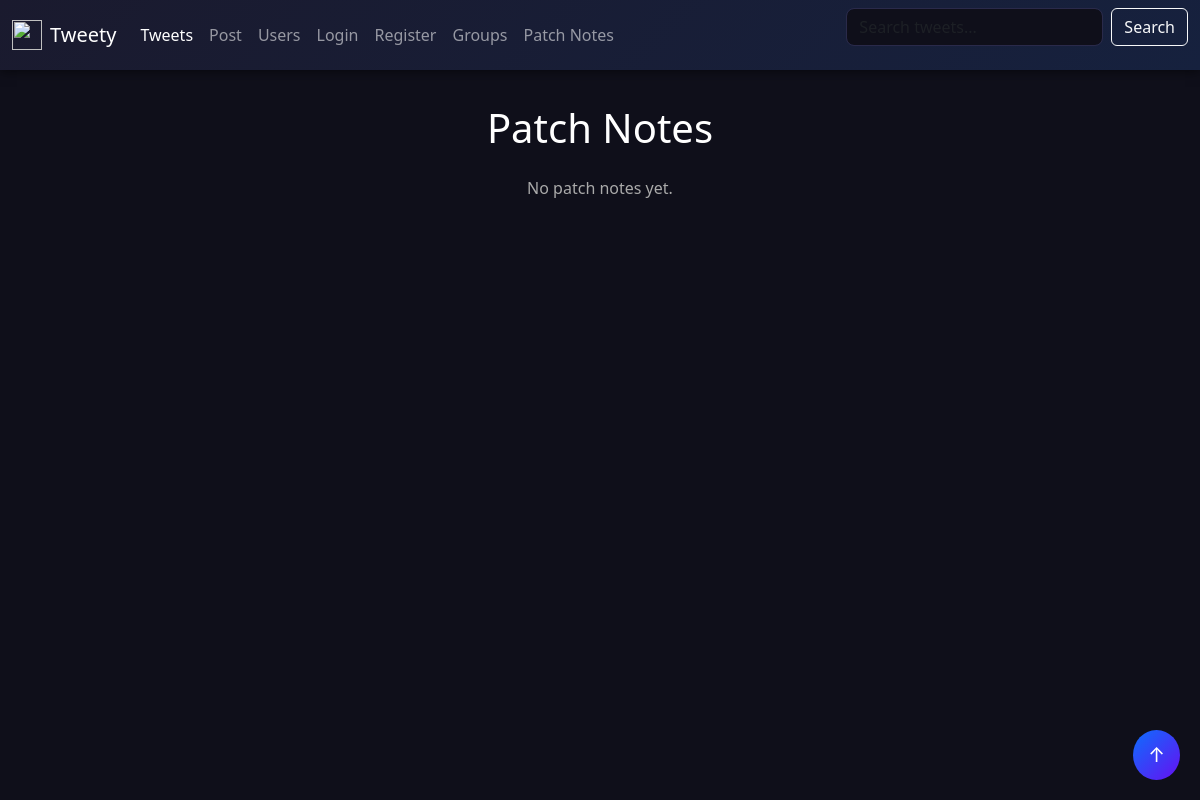
/tweetapp/patchnotes/, run on an earlier commit of the app's database.
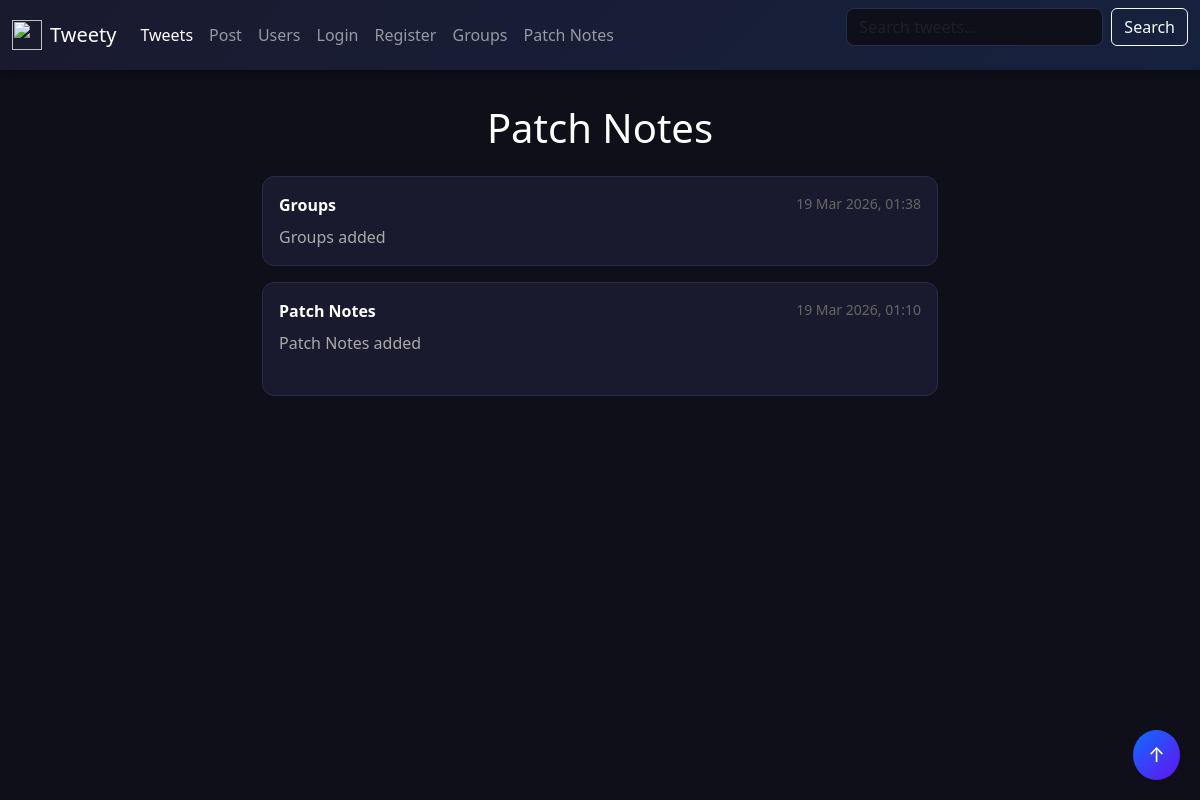
And on a later commit of the database.
### tweetapp/models.py (models this page shows, shortened)
class PatchNote(models.Model):
    title = models.CharField(max_length=100)
    content = models.TextField()
    version = models.CharField(max_length=20, blank=True)
    created_at = models.DateTimeField(auto_now_add=True)
    class Meta:
        ordering = ['-created_at']

### tweetapp/views.py (the view)
# urls.py: path('patchnotes/', views.patchnotes, name='patchnotes'),
def patchnotes(request):
    notes = models.PatchNote.objects.all()
    return render(request, 'tweetapp/patchnotes.html', {'notes': notes})

### tweetapp/templates/tweetapp/patchnotes.html (shortened to what this page needs)
{% extends "base.html" %}
{% block content %}
<div class="container" style="max-width: 700px; margin-top: 20px;">
    <h1 class="text-center mb-4">Patch Notes</h1>
    {% for note in notes %}
    <div class="card mb-3">
        <div class="card-body">
            <div class="d-flex justify-content-between align-items-start">
                <div>
                    <strong>{{ note.title }}</strong>
                </div>
                <div class="d-flex align-items-center gap-2">
                    <small style="color: #666;">{{ note.created_at|date:"d M Y, H:i" }}</small>
                </div>
            </div>
            <p class="mt-2 mb-0" style="white-space: pre-wrap; color: #aaa;">{{ note.content }}</p>
        </div>
    </div>
    {% empty %}
        <p class="text-center" style="color: #aaa;">No patch notes yet.</p>
    {% endfor %}
</div>
{% endblock %}

### templates/base.html (shortened to what this page needs)
{% load static %}
<html lang="en">
<head>
    <link href="https://cdn.jsdelivr.net/npm/bootstrap@5.3.8/dist/css/bootstrap.min.css" rel="stylesheet">
    <link rel="stylesheet" href="{% static 'tweetapp/customform.css' %}">
</head>
<body class="settingspage">
    <nav class="navbar navbar-expand-md navbar-dark bg-dark mb-4">
        <div class="container-fluid">
            <a class="navbar-brand d-flex align-items-center" href="{% url 'tweetapp:listtweet' %}">
            <img src="https://cdn-icons-png.flaticon.com/512/725/725372.png" width="30" height="30" class="me-2"> Tweety </a>
            <div class="collapse navbar-collapse" id="navbarCollapse">
                <ul class="navbar-nav me-auto mb-2 mb-md-0">
                    <li class="nav-item">
                        <a class="nav-link active" aria-current="page" href="{% url 'tweetapp:listtweet' %}">Tweets</a>
                    </li>
                    <li class="nav-item">
                        <a class="nav-link" href="{% url 'tweetapp:addtweetbyform' %}">Post</a>
                    </li>
                    <li class="nav-item">
                        <a class="nav-link" href="{% url 'tweetapp:userlist' %}">Users</a>
                    </li>
                    {% if user.is_authenticated %}
                    <li class="nav-item">
                        <a class="nav-link" href="{% url 'tweetapp:profile' username=user.username %}">{{ user.username }}</a>
                    </li>
                    <li class="nav-item">
                        <form action="{% url 'logout' %}?next=/tweetapp" method="POST" class="d-inline">
                        {% csrf_token %}
                        <button type="submit" class="nav-link" style="background: none; border: none; color: #ff6b6b; cursor: pointer; font-size: inherit; line-height: inherit; padding: 8px;">Logout</button>
                        </form>
                    </li>
                    {% else %}
                    <li class="nav-item">
                        <a class="nav-link" href="{% url 'login' %}">Login</a>
                    </li>
                    <li class="nav-item">
                        <a class="nav-link" href="{% url 'tweetapp:register' %}">Register</a>
                    </li>
                    {% endif %}
                    <li class="nav-item">
                        <a class="nav-link" href="{% url 'tweetapp:group_list' %}">Groups</a>
                    </li>
                    <li class="nav-item">
                        <a class="nav-link" href="{% url 'tweetapp:patchnotes' %}">Patch Notes</a>
                    </li>
                </ul>
                <form class="d-flex" action="{% url 'tweetapp:searchtweet' %}" method="GET">
                    <input class="form-control me-2" type="search" name="q" placeholder="Search tweets...">
                    <button class="btn btn-outline-light" type="submit">Search</button>
                </form>
            </div>
        </div>
    </nav>
    <a href="#top" class="scroll-top">↑</a>
    {% block content %}
    {% endblock %}
</body>
</html>

### tweetapp/static/tweetapp/customform.css (style rules this page uses)
html { scroll-behavior: smooth; }
body { background-color: #0f0f1a; color: #e0e0e0; }
.navbar { background: linear-gradient(135deg, #1a1a2e, #16213e) !important; box-shadow: 0 2px 10px rgba(0,0,0,0.5); }
.card { background-color: #1a1a2e; color: white; border: 1px solid #2a2a4a; border-radius: 12px; transition: transform 0.2s, box-shadow 0.2s; }
.form-control { background-color: #0f0f1a; color: white; border: 1px solid #2a2a4a; border-radius: 8px; }
h1 { color: white; margin-bottom: 25px; padding-top: 10px; }
.scroll-top { position: fixed; bottom: 20px; right: 20px; background: linear-gradient(135deg, #0d6efd, #6610f2); color: white; padding: 10px 15px; border-radius: 50%; text-decoration: none; font-size: 20px; z-index: 9999; transition: opacity 0.2s; }
input, textarea, select { background-color: #0f0f1a !important; color: white !important; border: 1px solid #2a2a4a !important; border-radius: 8px; }
.navbar-nav { align-items: center; }
.navbar-nav .nav-link, .navbar-nav form button { padding-top: 8px; padding-bottom: 8px; }

What changed in the data, as far as the page shows it:
added PatchNote: title "Groups", created_at "19 Mar 2026, 01:38", content "Groups added"
added PatchNote: title "Patch Notes", created_at "19 Mar 2026, 01:10", content "Patch Notes added"
Also different on the page:
text no longer shown: "No patch notes yet."
